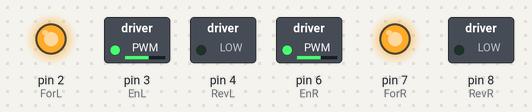
The sketch below on a simulated Arduino Uno, built with avr-gcc and run on an emulated ATmega328P. Shown: switched loads named in the sketch (green lamp = pin HIGH), output pins drawn as LEDs (lit = HIGH).

Above: at 0.05 s.
At 4.05 s:
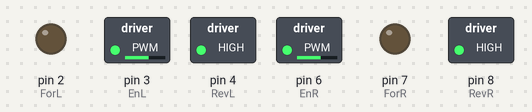
At 8.05 s:
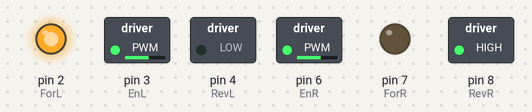
At 12.05 s:
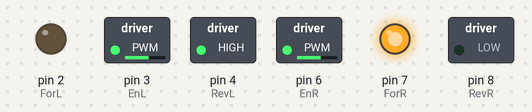
At 15.95 s:
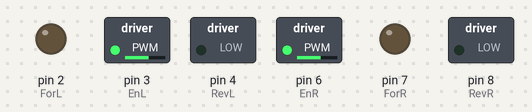
Timing chart, 0 to 18.4 s (numbered marks = the images above):
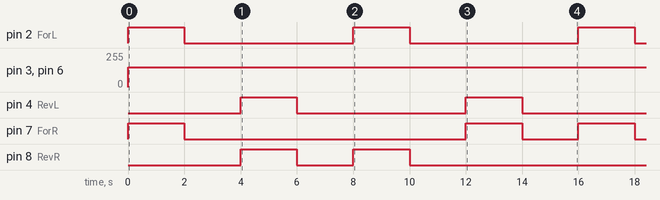

Measured:
- by itself, pin 2 (ForL), pin 4 (RevL): alternates HIGH for 2.0 s and LOW for 6.0 s
- by itself, pin 3 (EnL), pin 6 (EnR): 0/255 → 150/255 at 0.00 s
- by itself, pin 7 (ForR): repeats every 16.0 s: LOW 10.0 s, HIGH 2.0 s, LOW 2.0 s, HIGH 2.0 s
- by itself, pin 8 (RevR): repeats every 16.0 s: LOW 2.0 s, HIGH 2.0 s, LOW 10.0 s, HIGH 2.0 s

The sketch:

tracks_demo.ino
```cpp
//pin definitions
int EnL = 3; //ENA
int ForL = 2; //IN1
int RevL = 4; //IN2
int EnR = 6; //ENB
int ForR = 7; //IN3
int RevR = 8; //IN4

//motor speed
int spd = 150;

void setup ()

{
pinMode (EnL, OUTPUT);
pinMode (ForL, OUTPUT);
pinMode (RevL, OUTPUT);
pinMode (EnR, OUTPUT);
pinMode (ForR, OUTPUT);
pinMode (RevR, OUTPUT);
}


void forward ()

{
digitalWrite (ForR, HIGH);

digitalWrite (RevR, LOW);

analogWrite (EnR, spd);

digitalWrite (ForL, HIGH);

digitalWrite (RevL, LOW);

analogWrite (EnL, spd);

delay(2000);

digitalWrite (ForL, LOW);

digitalWrite (ForR, LOW);

}

void backward ()
{
digitalWrite (ForL, LOW);

digitalWrite (RevL, HIGH);

analogWrite (EnL, spd);

digitalWrite (ForR, LOW);

digitalWrite (RevR, HIGH);

analogWrite (EnR, spd);

delay (2000);

digitalWrite (RevL, LOW);

digitalWrite (RevR, LOW);
}

void right()
{
  digitalWrite (ForR, LOW);
  digitalWrite (RevR, HIGH);
  analogWrite (EnR, spd);
  digitalWrite (ForL, HIGH);
  digitalWrite (RevL, LOW);
  analogWrite (EnL, spd);
  delay (2000);
  digitalWrite (RevR, LOW);
  digitalWrite (ForL, LOW);
}

void left()
{
  digitalWrite (ForL, LOW);
  digitalWrite (RevL, HIGH);
  analogWrite (EnL, spd);
  digitalWrite (ForR, HIGH);
  digitalWrite (RevR, LOW);
  analogWrite (EnR, spd);
  delay (2000);
  digitalWrite (ForR, LOW);
  digitalWrite (RevL, LOW);
}

void loop()

{

forward();

delay(2000);

backward();

delay (2000);

right();

delay (2000);

left();

delay (2000);

}
```
